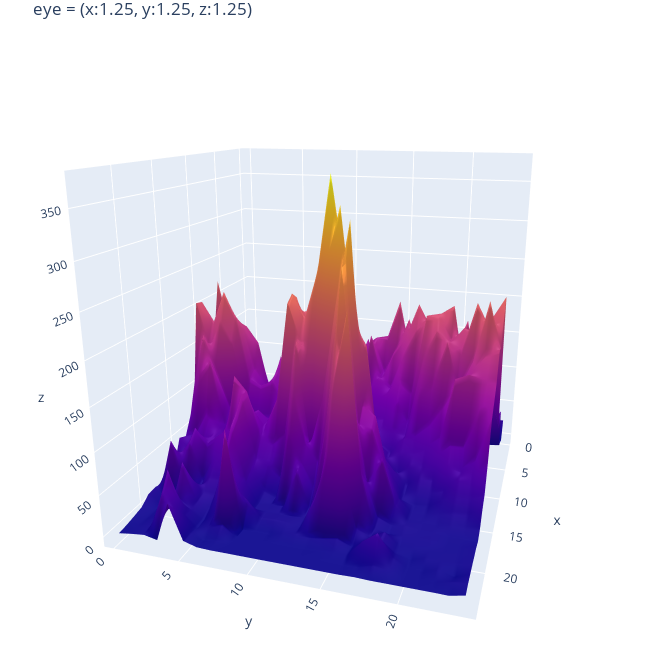

Here is the notebook cell this chart was saved with:
### Markdown cell above
## 3. General demonstrations for different cases

### Code cell
z_data = pd.read_csv('https://raw.githubusercontent.com/plotly/datasets/master/api_docs/mt_bruno_elevation.csv')

fig = go.Figure(data=go.Surface(z=z_data, showscale=False))
fig.update_layout(
    title='Mt Bruno Elevation',
    width=650, height=650,
    margin=dict(t=30, r=0, l=20, b=10)
)

name = 'eye = (x:1.25, y:1.25, z:1.25)'
camera = dict(
    eye=dict(x=1.25, y=1.25, z=1.25)
)

fig.update_layout(scene_camera=camera, title=name)
fig.show()

### Figure 1 — Plotly figure (JSON) as saved in the notebook; plotly's stock layout.template omitted (floating-point values rounded to 4 significant figures; data arrays with more than 128 entries replaced by an {"elided": "..."} marker saying what was removed)
{"data": [{"showscale": false, "type": "surface", "z": {"elided": "25x25 float values"}}], "layout": {"height": 650, "margin": {"b": 10, "l": 20, "r": 0, "t": 30}, "scene": {"aspectmode": "auto", "aspectratio": {"x": 1, "y": 1, "z": 1}, "camera": {"center": {"x": 0, "y": 0, "z": 0}, "eye": {"x": 1.973, "y": 0.6165, "z": 0.6428}, "projection": {"type": "perspective"}, "up": {"x": 0, "y": 0, "z": 1}}}, "title": {"text": "eye = (x:1.25, y:1.25, z:1.25)"}, "width": 650}}
